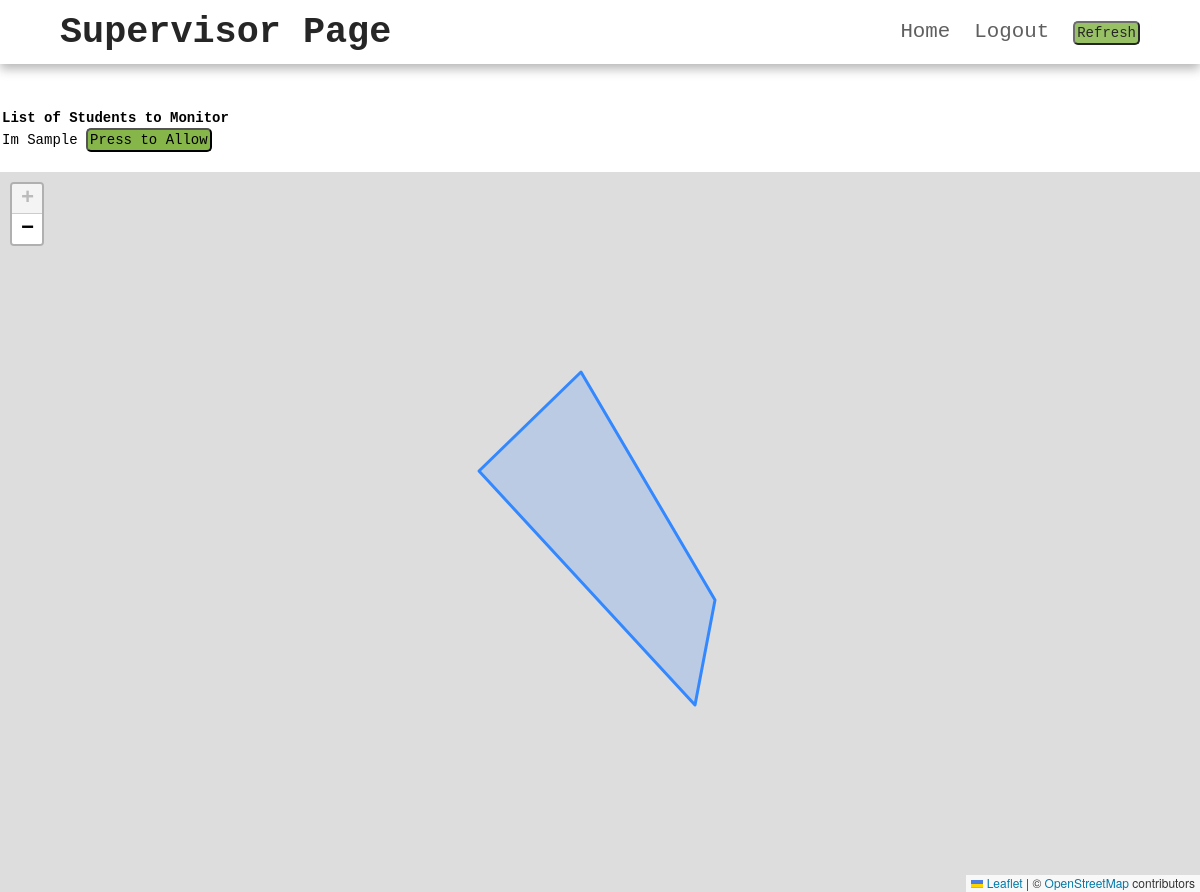
/supervisor_ISU.php (signed in), run on an earlier commit of the app's database.
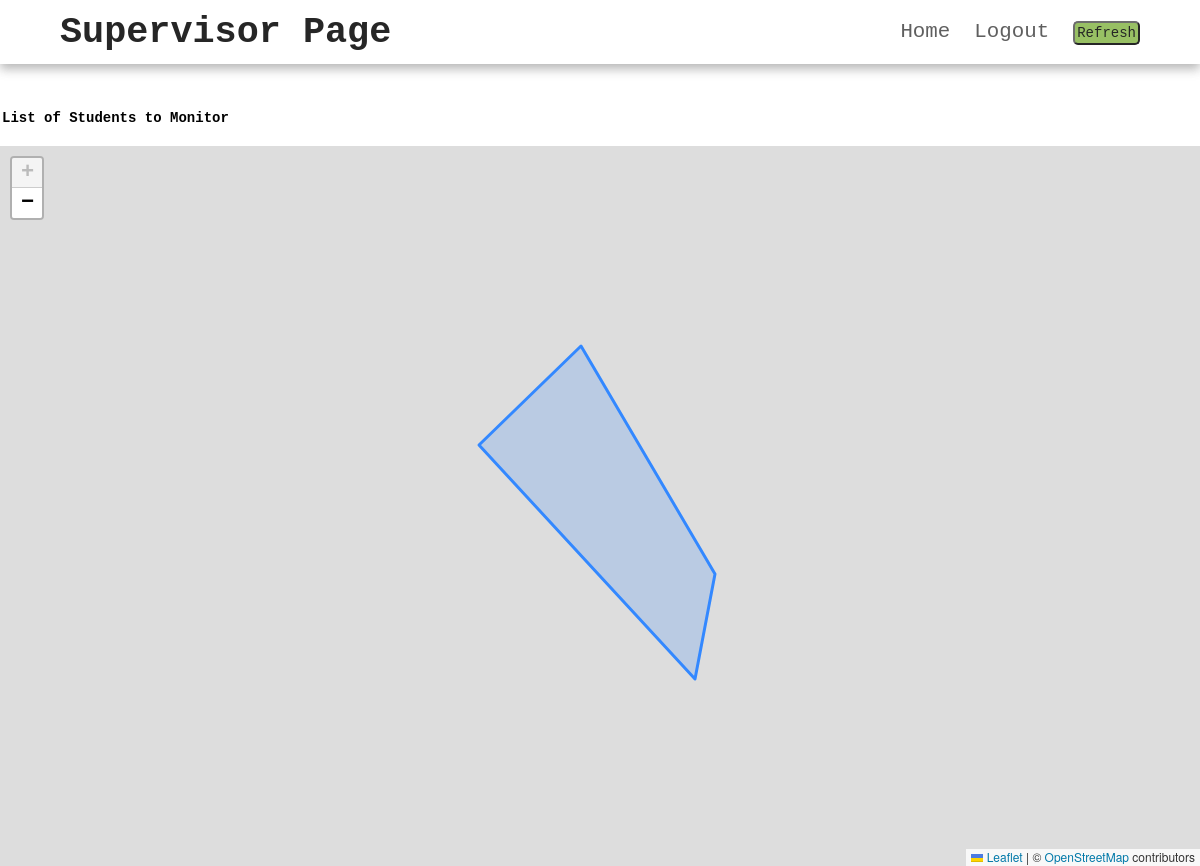
And on a later commit of the database.
### tables this page shows
CREATE TABLE IF NOT EXISTS `color` (
  `student_id` varchar(100) NOT NULL,
  `name` varchar(100) NOT NULL,
  `status` varchar(100) NOT NULL,
  PRIMARY KEY (`student_id`)
);

### supervisor_ISU.php (the view, shortened to what this page needs)
<?php
include 'models/database_connect.php';
?>
<!DOCTYPE html>
<html lang="en">
<head>
    <link rel="stylesheet" href="css/home.css">
    <link href="https://cdn.jsdelivr.net/npm/sweetalert2@11.9.0/dist/sweetalert2.min.css" rel="stylesheet">
    <link rel="stylesheet" href="https://unpkg.com/leaflet@1.9.4/dist/leaflet.css" />
  </head>
<body>
    <nav class="navbar">
        <div class="navbar-container container">
            <ul class="menu-items">
            <li><a href="supervisor_page_choice.php">Home</a></li>
                <li><a href="controllers/logout.php">Logout</a></li>
                <li><button style="background:#86b649;" onclick="window.location.reload()">Refresh</button</li>
            </ul>
            <h1 class="logo">Supervisor Page</h1>
        </div>
    </nav>
    <br><br><br><br><br><br>
<div id="studentsOutside">
    <table id="studentsTable">
        <tr>
            <th>List of Students to Monitor</th>
        </tr>
        <?php
            $query_color = $conn->prepare("SELECT * FROM `color`");
            $query_color->execute([]);
            $num_rows_color = $query_color->rowCount();
            if($num_rows_color>0){
            while($color = $query_color->fetch(PDO::FETCH_ASSOC)){
            ?>
                <tr>
                <form method="POST" >
                <td><?= $color['name'];?>
                <?php if($color['status'] == 0){
                    echo '<button type="submit" name="allow" style="background:#86b649;">Press to Allow</button>';
                }else{
                    echo '<button type="submit" name="dont" style="background:#ce2b0e;">Press to Cancel Approve</button>';
                }?>
                </form>
                </tr>
                <?php }} ?>
    </table>
</div>
<br>
    <div id="map"></div>
</body>
</html>

What changed in the data, as far as the page shows it:
removed color: name "Im Sample", status "Press to Allow"
